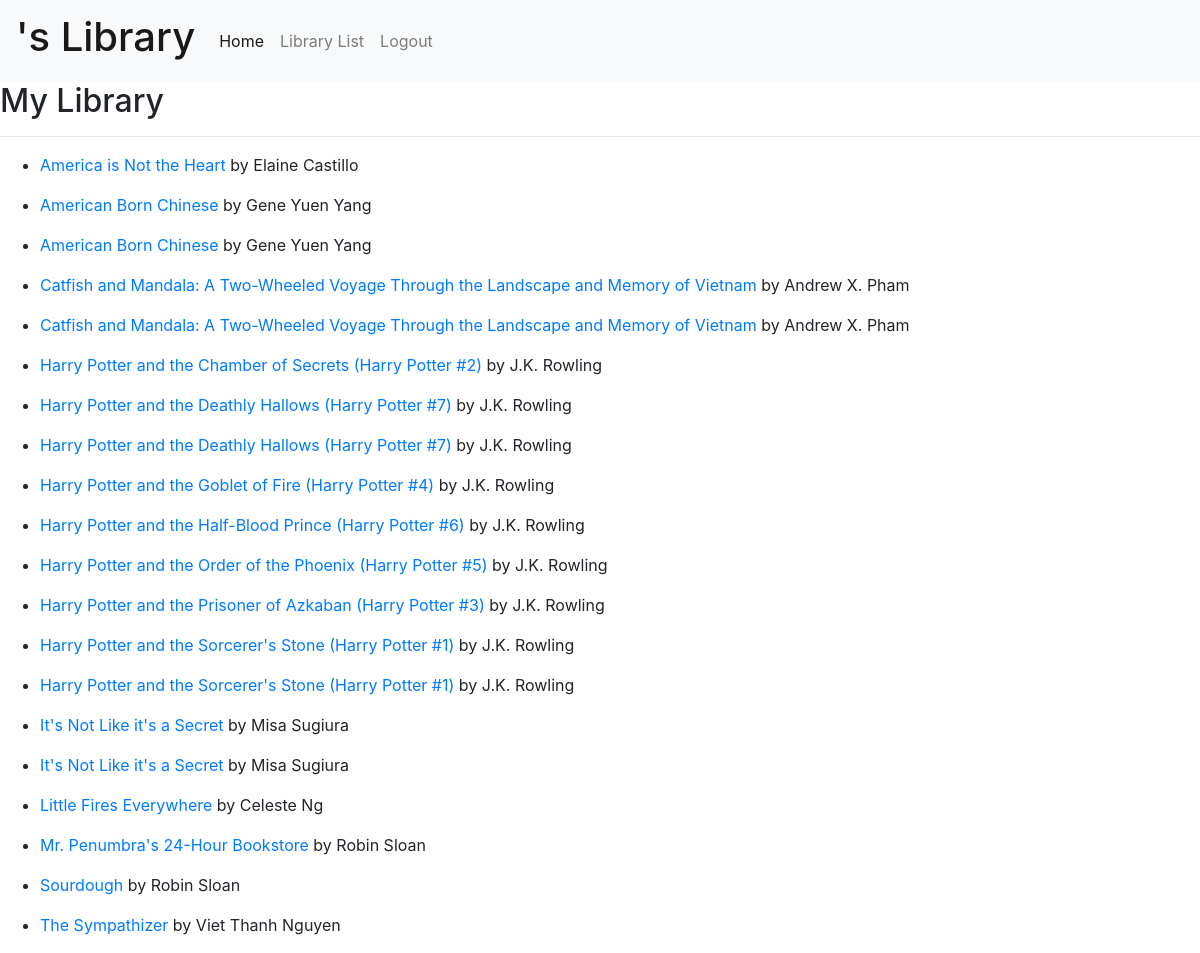
Screenshot of /listbooks/ (signed in) with the database file from the repository.
### lib_app/models.py (models this page shows, shortened)
class Book(models.Model):
    author = models.CharField(max_length = 200)
    title = models.CharField(max_length = 200)
    desp = models.TextField(max_length = 2000, blank=True)
    class Meta:
        ordering = ['title']

### lib_app/views.py (the view)
# urls.py: path('listbooks/',views.list_books, name="list_books"),
def list_books(request):
    books = Book.objects.all()
    context = {
            'books':books,
        }
    return render(request,"lib_app/list_books.html", context=context)

### templates/lib_app/list_books.html
{% extends 'base.html' %}
{% block content %}
<div class="POST">
    <h2> My Library </h2>
    <hr>
    {% for book in books %}
        <ul>
            <li><a href="{% url 'book_details' book.id %}">{{ book.title }}</a> by {{ book.author }}
            </li>
        </ul>
    {% endfor %}
</div>
{% endblock %}

### rows the page displays
Book: title "America is Not the Heart", author "Elaine Castillo"
Book: title "American Born Chinese", author "Gene Yuen Yang"
Book: title "American Born Chinese", author "Gene Yuen Yang"
Book: title "Catfish and Mandala: A Two-Wheeled Voyage Through the Landscape and Memory of Vietnam", author "Andrew X. Pham"
Book: title "Catfish and Mandala: A Two-Wheeled Voyage Through the Landscape and Memory of Vietnam", author "Andrew X. Pham"
Book: title "Harry Potter and the Chamber of Secrets (Harry Potter #2)", author "J.K. Rowling"
Book: title "Harry Potter and the Deathly Hallows (Harry Potter #7)", author "J.K. Rowling"
Book: title "Harry Potter and the Deathly Hallows (Harry Potter #7)", author "J.K. Rowling"
Book: title "Harry Potter and the Goblet of Fire (Harry Potter #4)", author "J.K. Rowling"
Book: title "Harry Potter and the Half-Blood Prince (Harry Potter #6)", author "J.K. Rowling"
Book: title "Harry Potter and the Order of the Phoenix (Harry Potter #5)", author "J.K. Rowling"
Book: title "Harry Potter and the Prisoner of Azkaban (Harry Potter #3)", author "J.K. Rowling"
Book: title "Harry Potter and the Sorcerer's Stone (Harry Potter #1)", author "J.K. Rowling"
Book: title "Harry Potter and the Sorcerer's Stone (Harry Potter #1)", author "J.K. Rowling"
Book: title "It's Not Like it's a Secret", author "Misa Sugiura"
Book: title "It's Not Like it's a Secret", author "Misa Sugiura"
Book: title "Little Fires Everywhere", author "Celeste Ng"
Book: title "Mr. Penumbra's 24-Hour Bookstore", author "Robin Sloan"
Book: title "Sourdough", author "Robin Sloan"
Book: title "The Sympathizer", author "Viet Thanh Nguyen"
